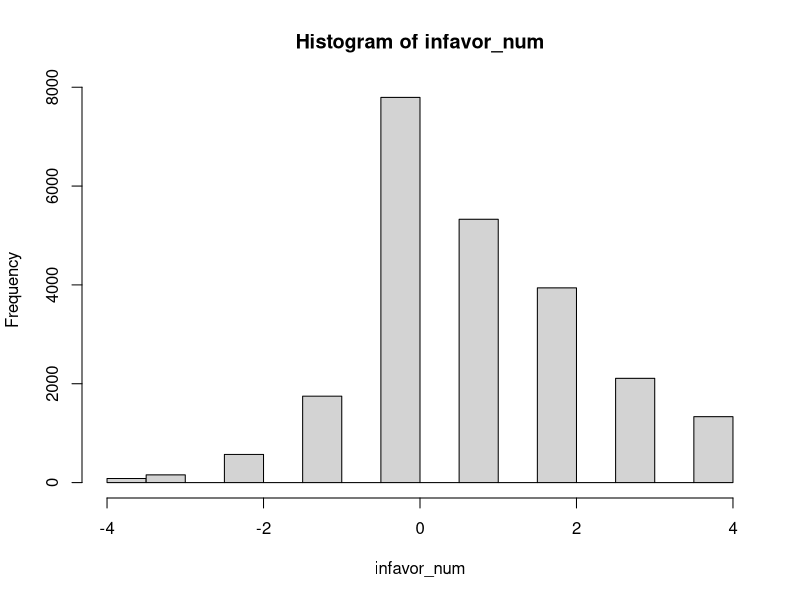
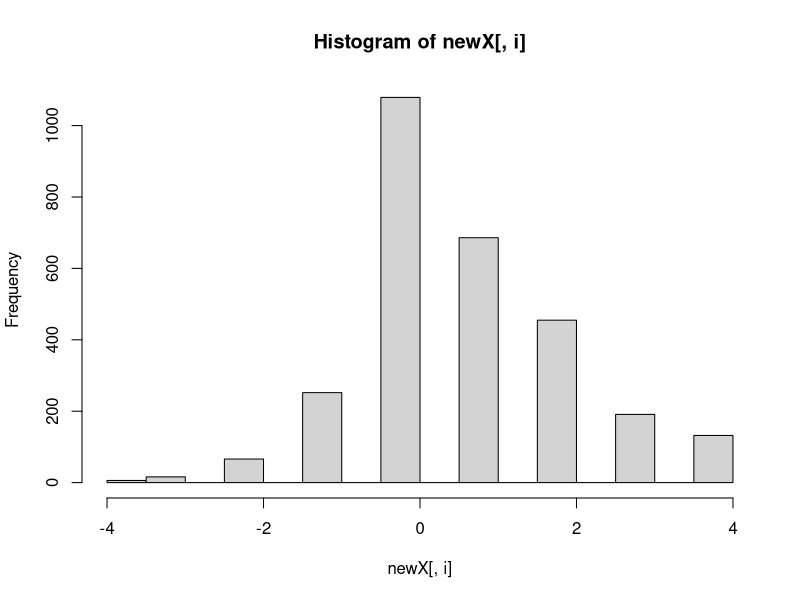
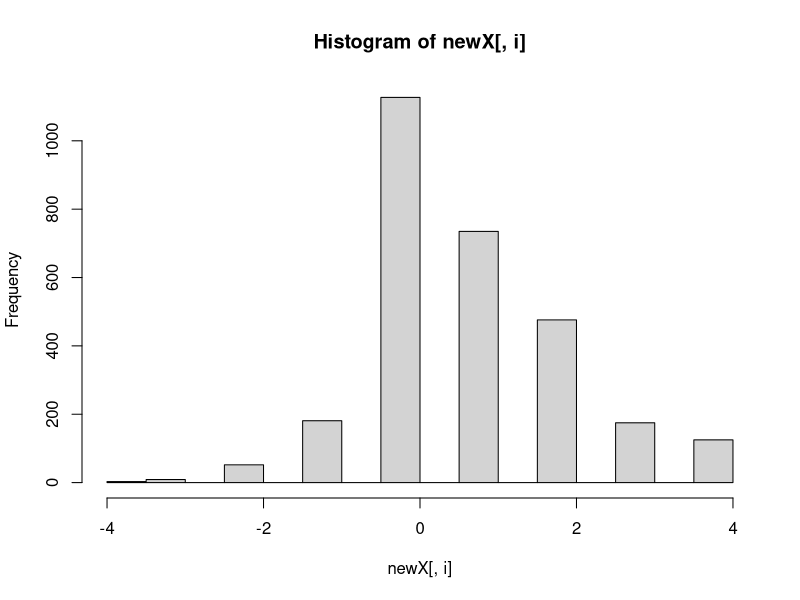
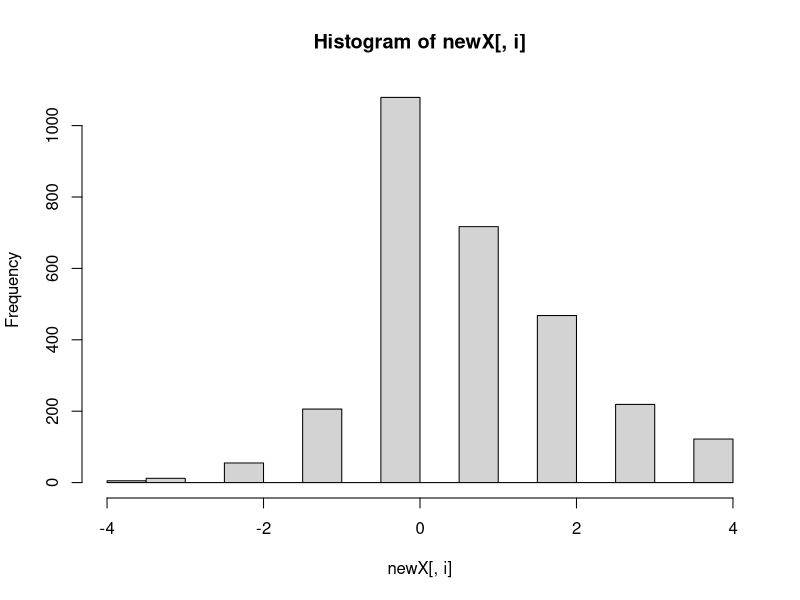
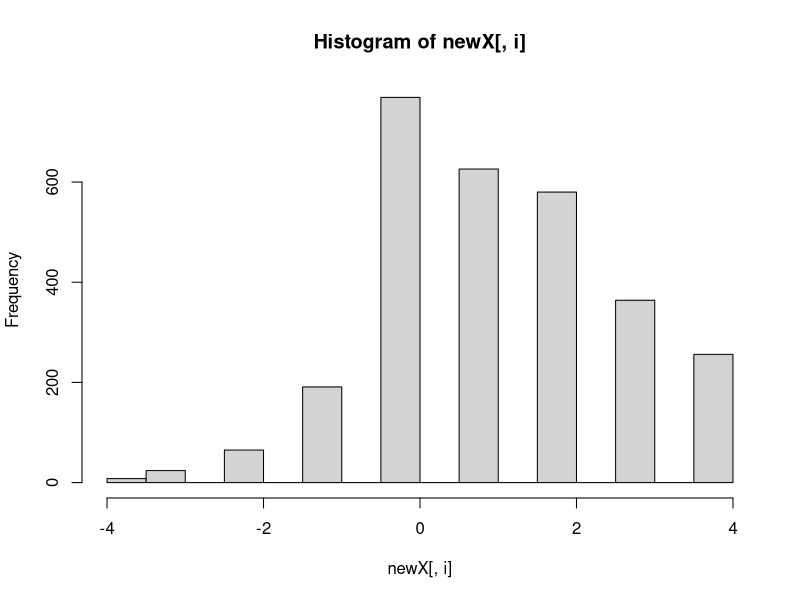
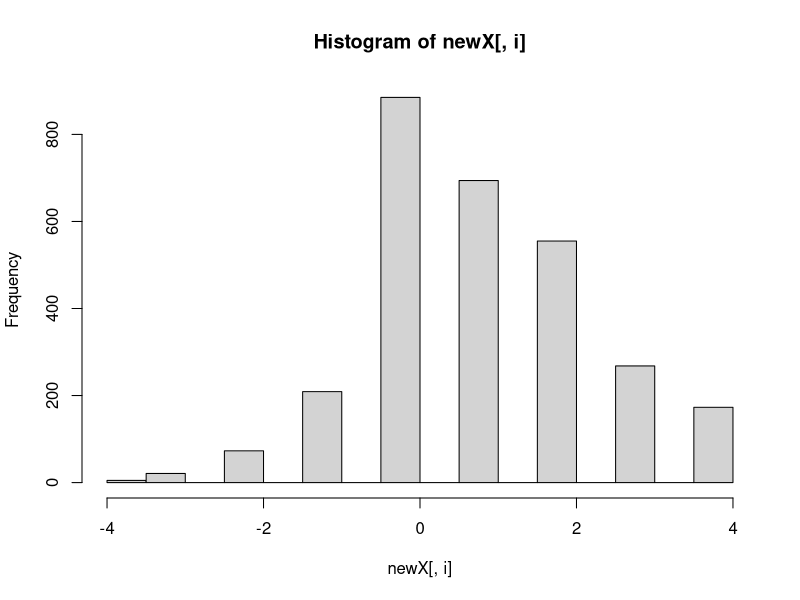
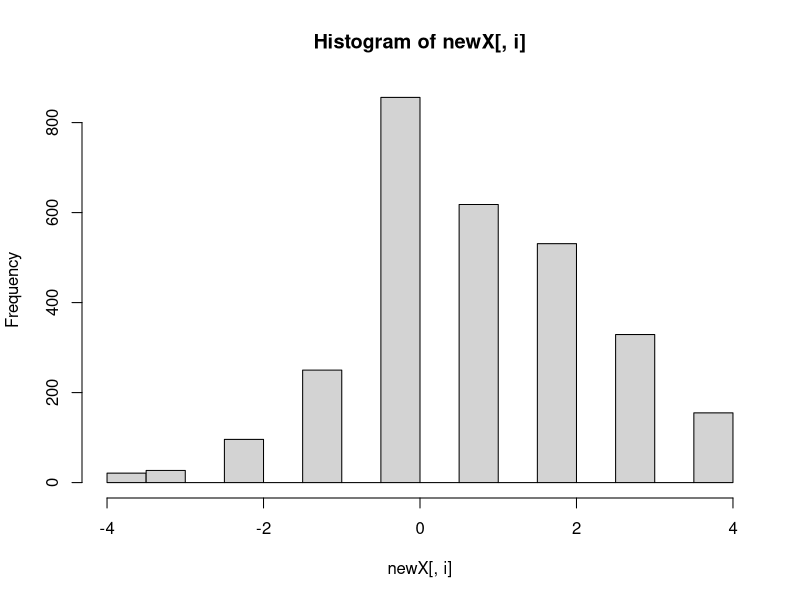
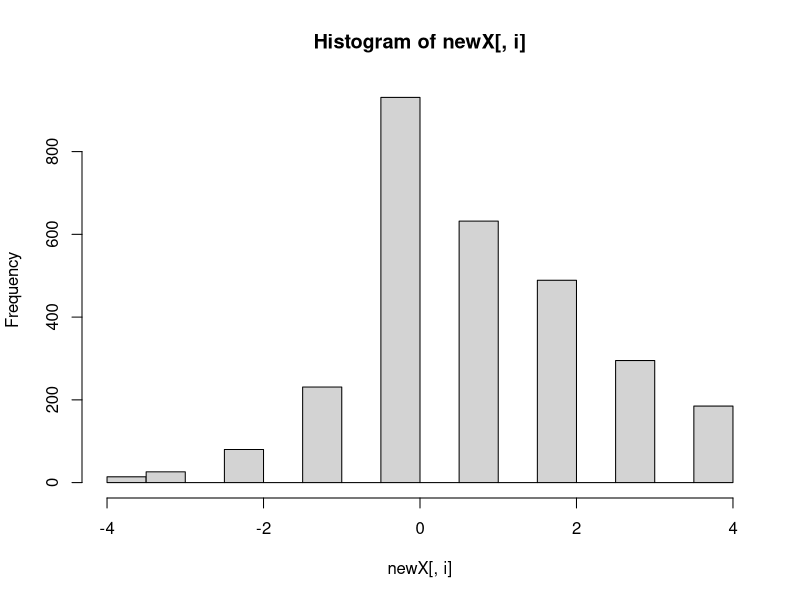

Write R code to recreate these figures, in order.
## ---- chunk 1
library(haven)
library(tidyverse)
## ---- chunk 2
druckman_traits <- read_dta(file = "data/druckman/Data Misestimating AP September 5 2020.dta") %>%
  filter(wave1pid %in% c(1,2,3,5,6,7)) %>%
  dplyr::select(ends_with("_ingroup") | ends_with("_outgroup"), wave1pid) %>%
  dplyr::select(-starts_with("feelingtherm_"), -starts_with("marry_"), -starts_with("category_"), -starts_with("trust_"), -starts_with("friends_"), -starts_with("neighbors_")) %>%
  drop_na()

pid <- druckman_traits %>% pull(wave1pid)

in_out <- (druckman_traits %>% dplyr::select(ends_with("_ingroup")) %>% as.matrix) - (druckman_traits %>% dplyr::select(ends_with("_outgroup")) %>% as.matrix)
colnames(in_out) <- colnames(in_out) %>% str_remove_all("_ingroup")

#recode so positive differences reflect more polarization
infavor_num <- in_out
infavor_num[,which(colMeans(in_out)<0)] <- -infavor_num[,which(colMeans(in_out)<0)]

#binary indicator
infavor_bin <- (infavor_num>0)
## ---- chunk 3
hist(infavor_num)
apply(infavor_num, 2, hist)

getmode <- function(v) {
   uniqv <- unique(v)
   uniqv[which.max(tabulate(match(v, uniqv)))]
}

apply(infavor_num, 2, mean)
apply(infavor_num, 2, median)
apply(infavor_num, 2, getmode)
## ---- chunk 4
# means_all <- colMeans(infavor_bin)
# means_rep <- colMeans(infavor_bin[which(pid>4),])
# means_dem <- colMeans(infavor_bin[which(pid<4),])
# 
# plot(1:length(means_all), means_all, ylim = c(.4,.8), pch = 16, ylab = "Mean Ingroup Favoritism", main = "Mean Ingroup Trait-Favoritism", xlab = "", xaxt = "n")
# segments(x0 = 1:length(means_all), y0 = means_rep, y1 = means_dem)
# points(1:length(means_all), means_rep, col = "red", pch = 16)
# points(1:length(means_all), means_dem, col = "blue", pch = 16)
# axis(1, at = 1:length(means_all), labels = names(means_all), cex.axis = .8)
# 
# legend("topleft", pch = 16, col = c("black", "red", "blue"), legend = c("All Partisans", "Republicans", "Democrats"), bty = "n")

## ---- chunk 5
means_all <- colMeans(infavor_bin)
means_rep <- colMeans(infavor_bin[which(pid>4),])
means_dem <- colMeans(infavor_bin[which(pid<4),])

pdf("outputs/trait_favoritism.pdf", width = 8.5, height = 5)

plot(1:length(means_all), means_all, ylim = c(.4,.8), pch = 16, ylab = "Mean In-Group Favoritism", main = "Mean In-Group Favoritism in Trait Ratings", xlab = "", xaxt = "n")
segments(x0 = 1:length(means_all), y0 = means_rep, y1 = means_dem)
points(1:length(means_all), means_rep, col = "red", pch = 16)
points(1:length(means_all), means_dem, col = "blue", pch = 16)
axis(1, at = 1:length(means_all), labels = names(means_all), cex.axis = 1)
abline(h = .5, col = "black", lty=3)

legend("topleft", pch = 16, col = c("black", "red", "blue"), legend = c("All Partisans", "Republicans", "Democrats"), bty = "n")

dev.off()
